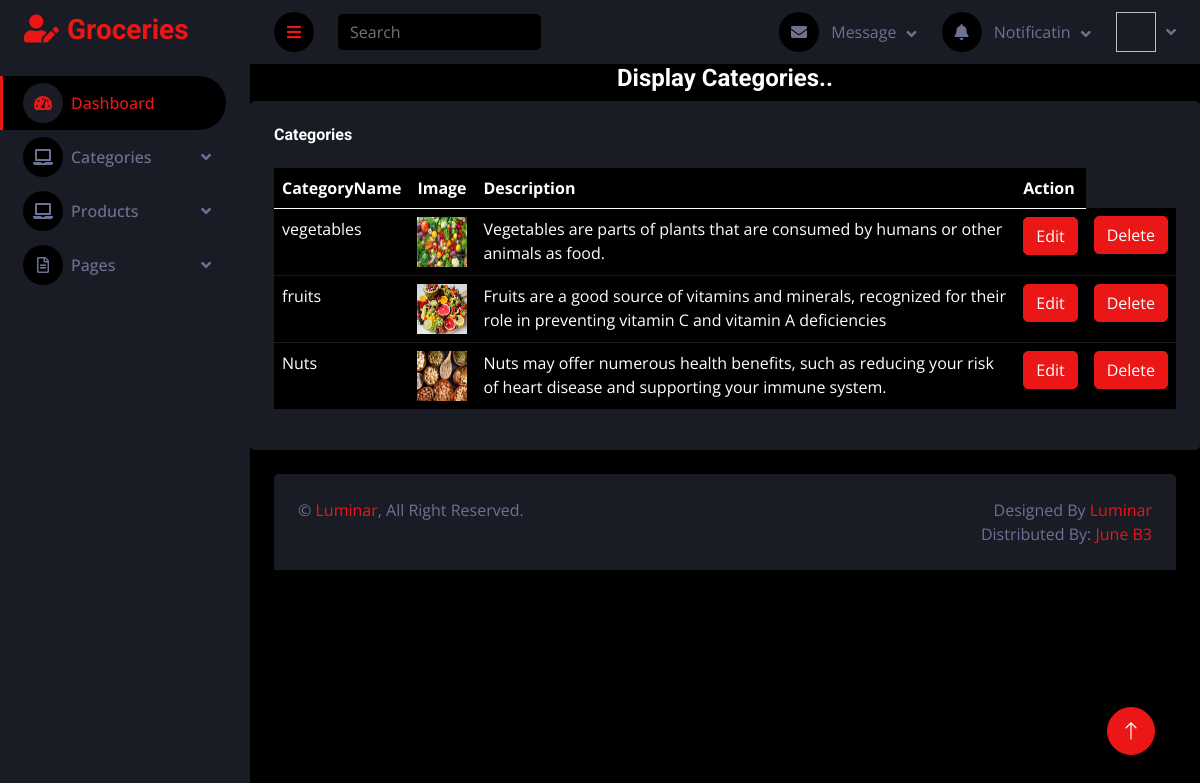
The app's page /GroceryApp/displayCategories/ with its own data.
### GroceryApp/models.py (models this page shows)
class CategoryDB(models.Model):
    CategoryName = models.CharField(max_length=50,null=True,blank=True)
    Description = models.CharField(max_length=50,null=True,blank=True)
    CategoryImage = models.ImageField(upload_to="Images",null=True,blank=True)

### GroceryApp/views.py (the view)
# urls.py: path('displayCategories/',views.displayCategories,name="displayCategories"),
def displayCategories(reg):
    data = CategoryDB.objects.all()
    return render(reg,"displayCategory.html",{'data':data})

### GroceryApp/templates/displayCategory.html (shortened to what this page needs)
<!DOCTYPE html>
{% extends 'index.html'%}
{% block content %}
<html lang="en">
<head>
</head>
<body>
<div style="text-align:center;">
  <h4>Display Categories..</h4>
</div>
<div class="col-sm-12 col-xl-12">
                        <div class="bg-secondary rounded h-100 p-4">
                            <h6 class="mb-4">Categories</h6>
                            <table class="table table-dark">
                                <thead>
                                    <tr>
                                        <th scope="col">CategoryName</th>
                                        <th scope="col">Image</th>
                                        <th scope="col">Description</th>
                                        <th scope="col">Action</th>
                                    </tr>
                                </thead>
                                <tbody>
                                {% for i in data%}
                                    <tr>
                                        <td scope="row">{{i.CategoryName}}</td>
                                        <td scope="row">
                                            <img src=" {{i.CategoryImage.url}}" width="50px" height="50px">
                                                   </td>
                                        <td scope="row">{{i.Description}}</td>
                                        <td scope="row">
                                            <form action="{% url 'editcategory' dataid=i.id %}">
                                                 <button type="submit" class="btn btn-primary">Edit</button>
                                            </form>
                                        </td>
                                        <td scope="row">
                                            <form action="{% url 'deleteCategory' dataid=i.id %}">
                                                 <button type="submit" class="btn btn-primary">Delete</button>
                                            </form>
                                        </td>
                                    </tr>
                                {% endfor %}
                                </tbody>
                            </table>
                        </div>
                    </div>
</body>
</html>
{% endblock %}

### GroceryApp/static/css/style.css (style rules this page uses)
:root { --primary: #EB1616; --secondary: #191C24; --light: #6C7293; --dark: #000000; }
.btn { transition: .5s; }

### records on screen
CategoryDB: CategoryName "vegetables", CategoryImage (picture), Description "Vegetables are parts of plants that are consumed by humans or other animals as food."
CategoryDB: CategoryName "fruits", CategoryImage (picture), Description "Fruits are a good source of vitamins and minerals, recognized for their role in preventing vitamin C and vitamin A deficiencies"
CategoryDB: CategoryName "Nuts", CategoryImage (picture), Description "Nuts may offer numerous health benefits, such as reducing your risk of heart disease and supporting your immune system."
